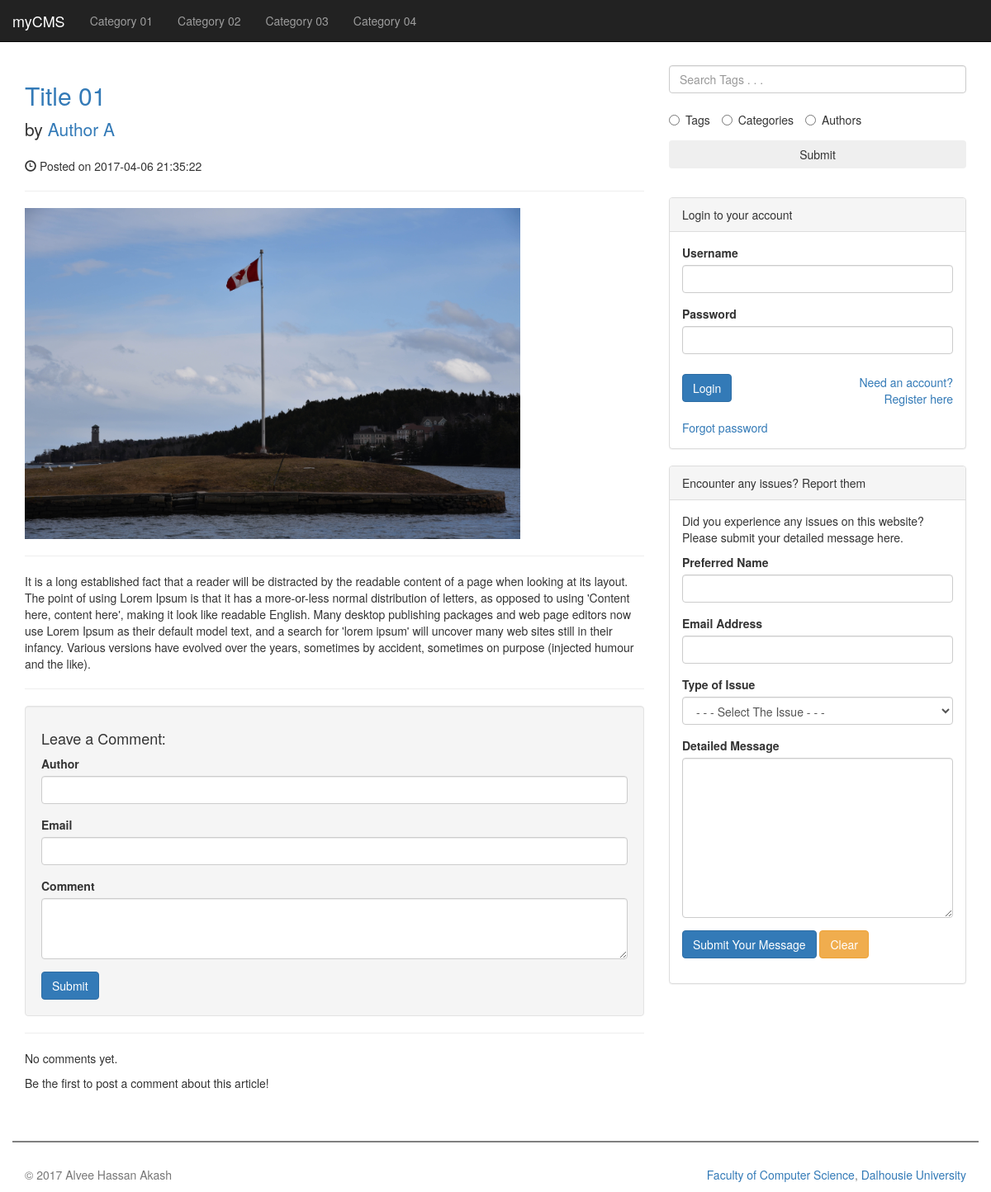
/posts.php?p_id=1, run on the app's committed database.
### tables this page shows
CREATE TABLE IF NOT EXISTS `category` (
  `cat_id` int(4) NOT NULL,
  `cat_title` varchar(255) NOT NULL
);

CREATE TABLE IF NOT EXISTS `posts` (
  `post_id` int(4) NOT NULL,
  `post_cat_id` int(4) NOT NULL,
  `post_title` varchar(255) NOT NULL,
  `post_author` varchar(255) NOT NULL,
  `post_date` datetime NOT NULL,
  `post_image` text NOT NULL,
  `post_content` text NOT NULL,
  `post_tags` varchar(255) DEFAULT NULL,
  `post_comments` int(4) NOT NULL,
  `post_status` varchar(255) NOT NULL
);

### posts.php (the view, shortened to what this page needs)
<?php require "includes/functions.php"; ?>
<?php include "includes/header.php"; ?>
		<div class="col-md-8 col-sm-12 col-no-left-padding">
			<?php
				if (!isset($_GET['p_id'])) {
					header("Location: index.php");
				}
				else {
					$post_id = $_GET['p_id'];
					$sql = "SELECT * FROM posts WHERE post_id = $post_id";
					$retrieve_post_result = $conn->query($sql);
					if ($retrieve_post_result->num_rows > 0) {
						while ($row = $retrieve_post_result->fetch_assoc()) {
							$post_title = $row['post_title'];
							$post_author = $row['post_author'];
							$post_date = $row['post_date'];
							$post_image = $row['post_image'];
							$post_content = create_paragraphs_from_DBtext($row['post_content']);
				?>
				<h2>
					<a href="#"><?php echo $post_title; ?></a>
				</h2>
				<p class="lead">
					by <a href="#"><?php echo $post_author; ?></a>
				</p>
				<p><span class="glyphicon glyphicon-time"></span> Posted on <?php echo $post_date; ?></p>
				<hr>
				<img class="img-responsive" src="images/<?php echo $post_image; ?>" alt="">
				<hr>
				<p><?php echo $post_content; ?></p>
				<hr>
				<?php
						}
					}
					else {
						echo "<p>No posts to show!</p>";
					}
				}
			?>
			<?php include "includes/get_show_comments.php"; ?>
		</div>
		<?php include "includes/sidebar.php"; ?>
<?php include "includes/footer.php"; ?>

### includes/navigation.php (shortened to what this page needs)
<nav class="navbar navbar-inverse navbar-fixed-top">
    <div class="container-fluid">
        <div class="navbar-header">
            <a class="navbar-brand" href="index.php">myCMS</a>
        </div>
        <div class="collapse navbar-collapse" id="bs-example-navbar-collapse-1" style="max-height: 355px">
            <ul class="nav navbar-nav">
                <?php
                $sql = "SELECT * FROM category";
                $select_categories_result = $conn->query($sql);
                if ($select_categories_result->num_rows > 0) {
                    while ($row = $select_categories_result->fetch_assoc()) {
                        $cat_id = $row['cat_id'];
                        $cat_title = $row['cat_title'];
                        echo "<li><a href='category_posts.php?cat_id=$cat_id'>$cat_title</a></li>";
                    }
                }
                ?>
            </ul>
        </div>
    </div>
</nav>

### includes/functions.php (shortened to what this page needs)
<?php
function create_paragraphs_from_DBtext($content) {
	$content = nl2br($content, false);
	$content = str_replace( '<br><br>', '</p><p>', $content );
	$content = str_replace( '<br>', '</p><p>', $content );
	return $content;
}
?>

### css/mystyles.css (style rules this page uses)
img { max-width: 80% !important; }
[class^="col-"] { padding-top: 9px; }

### data on the page
category: cat_title "Category 01"
category: cat_title "Category 02"
category: cat_title "Category 03"
category: cat_title "Category 04"
posts: post_title "Title 01", post_author "Author A", post_date "2017-04-06 21:35:22", post_image (picture), post_content "It is a long established fact that a reader will be distracted by the readable content of a page when looking at its layout. The point of using Lorem Ipsum is that it has a more-or-less normal distribution of letters, as opposed to using 'Content here, content here', making it look like readable English. Many desktop publishing packages and web page editors now use Lorem Ipsum as their default model text, and a search for 'lorem ipsum' will uncover many web sites still in their infancy. Various versions have evolved over the years, sometimes by accident, sometimes on purpose (injected humour and the like)."
